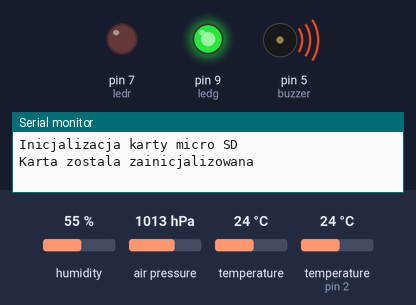
This sketch was run on a simulated Arduino Uno, built with avr-gcc and run on an emulated ATmega328P. Parts: output pins drawn as LEDs (lit = HIGH), buzzer (waves = sounding), the last lines printed to the serial monitor. The inputs (shaded band) are chosen by the test bench; at power-on: humidity 55 %, air pressure 1013 hPa, temperature 24 °C, temperature (sensor on pin 2) 24 °C. Storage starts empty.

Above: at 0.13 s.
At 2.9 s:
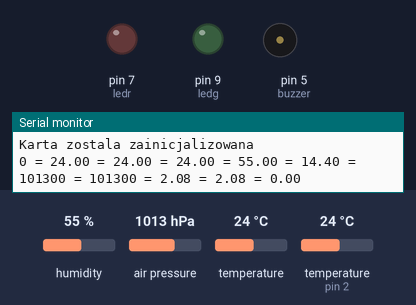
At 5.77 s:
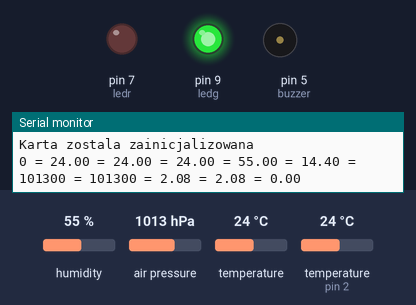
Timing chart, 0 to 7.1 s (numbered marks = the images above):
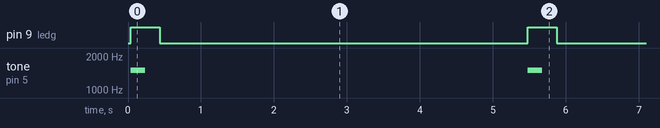

The sketch:

Meteosonde.ino
```cpp
#include "DHT.h"
#include <SD.h>
#include <Wire.h>
#include <MS5611.h>


MS5611 ms5611;

double referencePressure;

#define DHTPIN 2
#define DHTTYPE DHT22

DHT sensor(DHTPIN, DHTTYPE);
unsigned long czas;
const int buzzer = 5;
int ledr = 7;
int ledg = 9;
const int chipSelect = 10;

void setup()

{
Serial.begin(9600);

sensor.begin();
ms5611.begin();
pinMode(ledr, OUTPUT);
pinMode(ledg, OUTPUT);
pinMode(buzzer, OUTPUT);

Serial.println("Inicjalizacja karty micro SD");
if (!SD.begin(chipSelect)) {
Serial.println("Blad karty microSD");
delay(2000);
return;
}

Serial.println("Karta zostala zainicjalizowana");
while(!ms5611.begin(MS5611_HIGH_RES))
  {
    Serial.println("Błąd czujnika MS5611!");
    delay(500);
  }

referencePressure = ms5611.readPressure(); // Pobieramy poczatkowe cisnienie do okreslenia wysokosci
checkSettings(); // Sprawdzamy ustawienia
}

void checkSettings()
{
  //Serial.print("Oversampling: ");
  //Serial.println(ms5611.getOversampling());
}

void loop()

{
    // Odczyt wartosci nieskompensowanych
  double realTemperature = ms5611.readTemperature();
  long realPressure = ms5611.readPressure();
  double realAltitude = ms5611.getAltitude(realPressure);

  // Odczyt wartosci skompensowanych
  double realTemperature2 = ms5611.readTemperature(true);
  long realPressure2 = ms5611.readPressure(true);
  double realAltitude2 = ms5611.getAltitude(realPressure2);

  // Obliczanie wysokosci
  float absoluteAltitude = ms5611.getAltitude(realPressure);
  float relativeAltitude = ms5611.getAltitude(realPressure, referencePressure);

void(* resetFunc) (void) = 0;
czas = millis();
float humidity = sensor.readHumidity();
float temperature_C = sensor.readTemperature();
float temperature_F = sensor.readTemperature(true);
float heat_indexF = sensor.computeHeatIndex(temperature_F, humidity);
float heat_indexC = sensor.convertFtoC(heat_indexF);

float calcDewpoint = log(humidity / 100) + ((17.62 * temperature_C) / (243.12 + temperature_C)); //ADD
float DewPoint = 243.12 * calcDewpoint / (17.62 - calcDewpoint);

File sdcard_file = SD.open("data.txt", FILE_WRITE);  //ADD

if (sdcard_file) {

digitalWrite(ledg, HIGH);
tone(buzzer, 1500);
  delay(200);
  noTone(buzzer);
  delay(200);
digitalWrite(ledg,LOW);
  delay(1000);

sdcard_file.print(czas/1000);
sdcard_file.print(" = ");
sdcard_file.print(temperature_C);
sdcard_file.print(" = ");
sdcard_file.print(realTemperature);
sdcard_file.print(" = ");
sdcard_file.print(realTemperature2);
sdcard_file.print(" = ");
sdcard_file.print(humidity);
sdcard_file.print(" = ");
sdcard_file.print(DewPoint);
sdcard_file.print(" = ");
sdcard_file.print(realPressure);
sdcard_file.print(" = ");
sdcard_file.print(realPressure2);
sdcard_file.print(" = ");
sdcard_file.print(realAltitude2);
sdcard_file.print(" = ");
sdcard_file.print(absoluteAltitude);
sdcard_file.print(" = ");
sdcard_file.println(relativeAltitude);
sdcard_file.close();

Serial.print(czas/1000);
Serial.print(" = ");
Serial.print(temperature_C);
Serial.print(" = ");
Serial.print(realTemperature);
Serial.print(" = ");
Serial.print(realTemperature2);
Serial.print(" = ");
Serial.print(humidity);
Serial.print(" = ");
Serial.print(DewPoint);
Serial.print(" = ");
Serial.print(realPressure);
Serial.print(" = ");
Serial.print(realPressure2);
Serial.print(" = ");
Serial.print(realAltitude2);
Serial.print(" = ");
Serial.print(absoluteAltitude);
Serial.print(" = ");
Serial.println(relativeAltitude);

}

else {

Serial.println("Blad otwarcia pliku data.txt");
digitalWrite(ledg,LOW);
digitalWrite(ledr, HIGH);
delay(1000);
digitalWrite(ledr, LOW);
delay(3000);
resetFunc();

}

delay(4000);
return;
}
```

Measured:
- by itself, pin 9 (ledg): alternates HIGH for 0.40 s and LOW for 5.0 s
- by itself, tone on pin 5 (buzzer): alternates 1500 Hz for 0.20 s and silent for 5.2 s
